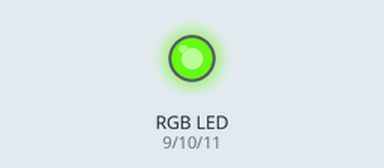
A sketch run on a simulated Arduino Uno, built with avr-gcc and run on an emulated ATmega328P. On the bench: an RGB LED mixed from three pins (HIGH = lit). Dim RGB values are drawn brighter than linear; random numbers use the default seed unless the sketch sets one.

Above: at 0.1 s.
At 4.1 s:
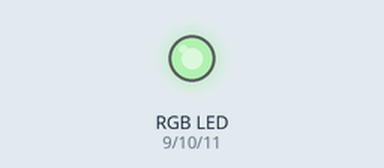
At 9.1 s:
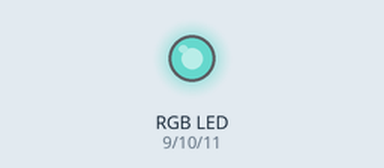
At 19.1 s:
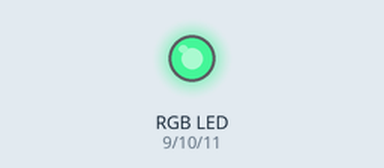
At 28.1 s:
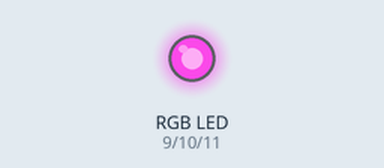
At 38.1 s:
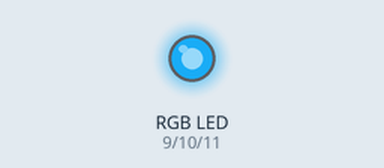
Timing chart, 0 to 40.0 s (numbered marks = the images above):
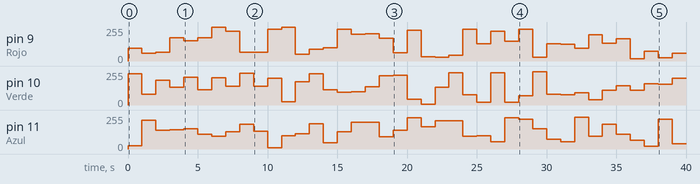

Measured:
- by itself, pin 9 (Rojo): 0/255 → 97/255 at 0.00 s, → 58/255 1.0 s later, → 67/255 1.0 s later, → 175/255 1.0 s later, … (40 changes in this stretch)
- by itself, pin 11 (Azul): 0/255 → 23/255 at 0.00 s, → 217/255 1.0 s later, → 141/255 1.0 s later, → 146/255 1.0 s later, … (40 changes in this stretch)
- by itself, pin 10 (Verde): 0/255 → 236/255 at 0.00 s, → 80/255 1.0 s later, → 187/255 1.0 s later, → 135/255 1.0 s later, … (40 changes in this stretch)

The sketch:

ledRGB.ino
```cpp
int Rojo = 9;
int Verde = 10;
int Azul = 11;

void setup() {

  pinMode(Rojo, OUTPUT);
  pinMode(Verde, OUTPUT);
  pinMode(Azul, OUTPUT);

}

void EstablecerColor(int R, int G, int B) {

  //Se utiliza la expresión 255-X para “naturalizar los valores”. Dado
  //que el mayor brillo está asociado a la mayor diferencia de voltaje
  //entre la alimentación y las salidas PWM (lo que implica una salida
  //de 0V por el pin PWM, esto es, analogWrite(X, 0);).
  analogWrite(Rojo, 255 - R);
  analogWrite(Verde, 255 - G);
  analogWrite(Azul, 255 - B);

}

void loop() {

  EstablecerColor(random(0, 255), random(0, 255), random(0, 255));

  delay(1000);

}
```
